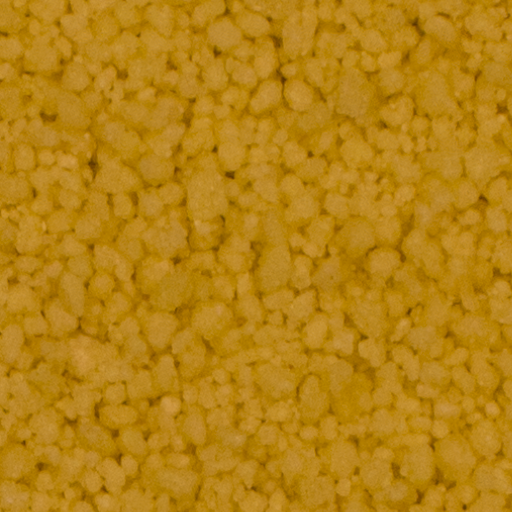
#> input picture images/textura1.png, 512 x 512 px; its folder holds only this picture in this run
$ jupyter execute --allow-errors 'Trabalho 4 - Notebook.ipynb'   (older library calls are emulated)
#> lines starting #> are read from the running program, lines starting #| are printed output that depends on the picture
17/06/2021

**Tiago Pereira Dall'Oca - 206341**

---

[cell 1]
from scipy import misc
from scipy import ndimage
from scipy.fft import ifftn
from scipy.spatial.distance import pdist
from scipy.ndimage import rotate
import cv2
import numpy as np
import matplotlib.pyplot as plt
import matplotlib.cm as cm
import math
from math import sqrt
import os
from skimage.feature import local_binary_pattern
from scipy.spatial.distance import euclidean
from dictances import bhattacharyya, chi_square
#> (the rest of this cell did not finish here and is left out)

# Introdução

Este trabalho foi desenvolvido utilizando a plataforma de prototipação e experimentção [Jupyter](https://jupyter.org). A intenção foi permitir que o trabalho fosse desenvolvido de forma gradual, já que as celulas são executadas uma por vez e os resultdados são obtidos de forma incremental.

Estou enviando, junto do pdf do notebook,o notebook original. A intenção é que a imagem de input pode ser alterada com bastante facilidade e basta rodar as células em sequência para obter os resultados discutidos.

## Imagens - Transformações de Cores

[cell 2]
folder_name = 'images/'
img_file_names = [folder_name + x for x in os.listdir(folder_name)]
img_file_names.sort()
img_file_names

[cell 3]
imgs = [cv2.imread(x, cv2.IMREAD_GRAYSCALE) for x in img_file_names]
#> imgs = 1 item

[cell 4]
for img in imgs:
    plt.figure()
    plt.imshow(img, 'gray')
#> this loop made 1 pass
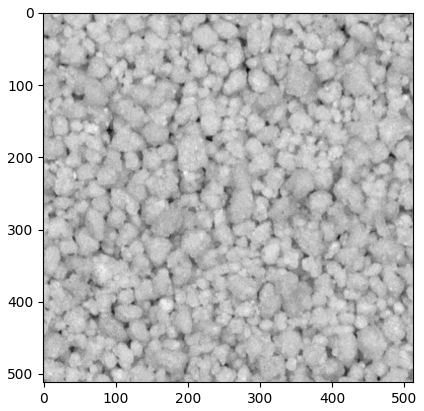
#> figure drawn by matplotlib, 1 panel

# Padrões Binários Locais

[cell 5]
p , r = 8, 1
lbps1 = [local_binary_pattern(x, p, r,).astype('int8') + 128 for x in imgs]
#> lbps1 = 1 item
for lbp in lbps1:
    plt.figure()
    plt.imshow(lbp, 'gray')
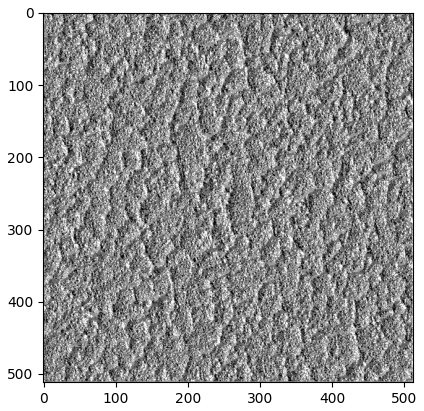
#> figure drawn by matplotlib, 1 panel

# Comparações entre imagens e texturas

## Novas imagens

[cell 6]
folder_name = 'custom_images/'
#> (the rest of this cell did not finish here and is left out)

[cell 7]
p , r = 8, 1
lbps1 = [local_binary_pattern(x, p, r,).astype('int8') + 128 for x in imgs]
for lbp in lbps1:
    plt.figure()
    plt.imshow(lbp, 'gray')

[cell 8]
n_bins = 32
hists_bins = [np.histogram(x, bins=n_bins, density=True) for x in lbps1]
#> hists_bins = 1 item

Ao que já podemos observar, os histogramas das texturas 1 e 2 são mais parecidos

[cell 9]
for hb in hists_bins:
    plt.figure()
    (h, b) = hb
    plt.bar(b[:-1], h, width=5)
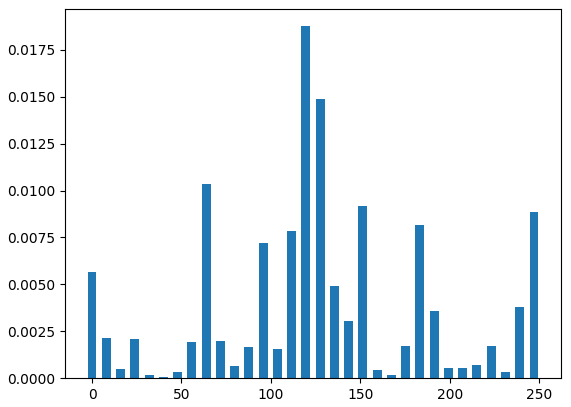
#> figure drawn by matplotlib, 1 panel; tallest bar 0.0188 high, from x = 117 to 122

Comparações entre as texturas 1 e 2

[cell 10]
textura1Dict = dict(zip(hists_bins[0][1], hists_bins[0][0]))
#> textura1Dict = 32 items
#> (the rest of this cell did not finish here and is left out)

$ run again, on images/textura2.png
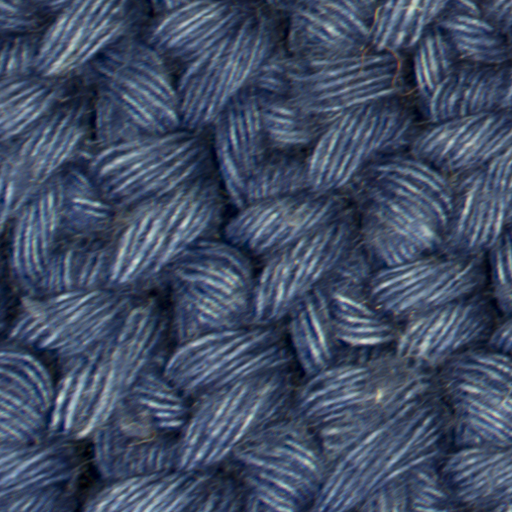
#> input picture images/textura2.png, 512 x 512 px
#> imgs = 1 item
#> the loop `for img in imgs:` made 1 pass
#> the loop `for lbp in lbps1:` made 1 pass
#> `[cell 5] p , r = 8, 1 lbps1 = [local_binary_pattern(x, p, r,).astype('..`:
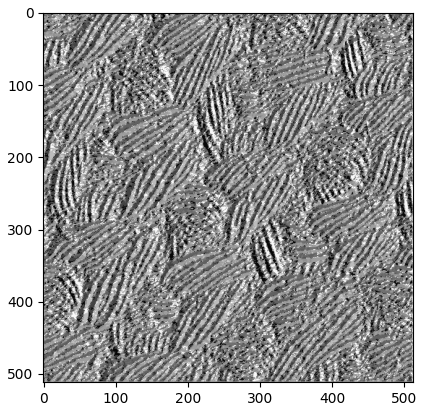
#> figure drawn by matplotlib, 1 panel
#> the loop `for hb in hists_bins:` made 1 pass
#> `[cell 9] for hb in hists_bins: plt.figure() (h, b) = hb plt.bar(b[:-1]..`:
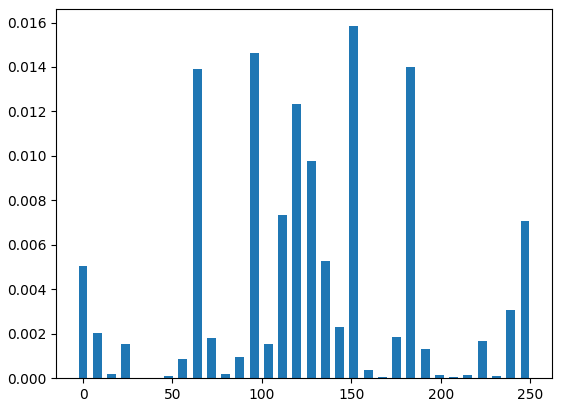
#> figure drawn by matplotlib, 1 panel; tallest bar 0.0158 high, from x = 148.9 to 153.9
#> textura1Dict = 32 items

$ run again, on images/textura3.png
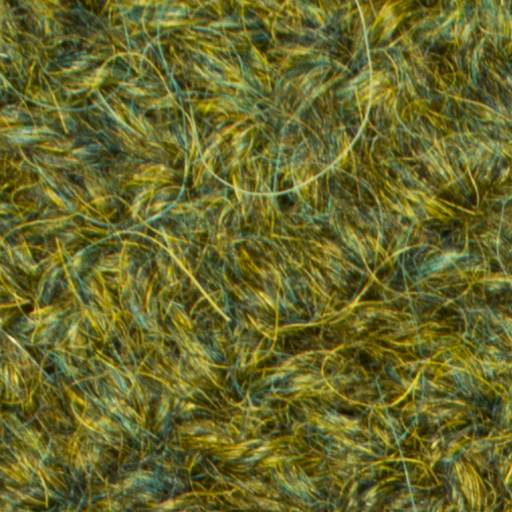
#> input picture images/textura3.png, 512 x 512 px
#> imgs = 1 item
#> the loop `for img in imgs:` made 1 pass
#> the loop `for lbp in lbps1:` made 1 pass
#> `[cell 5] p , r = 8, 1 lbps1 = [local_binary_pattern(x, p, r,).astype('..`:
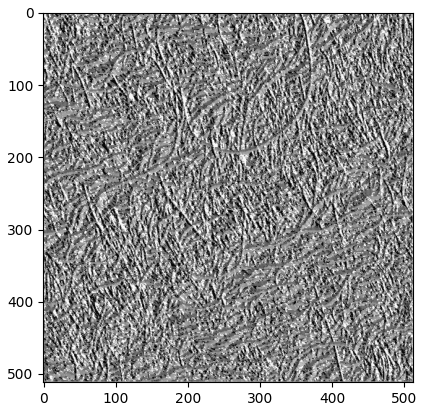
#> figure drawn by matplotlib, 1 panel
#> the loop `for hb in hists_bins:` made 1 pass
#> `[cell 9] for hb in hists_bins: plt.figure() (h, b) = hb plt.bar(b[:-1]..`:
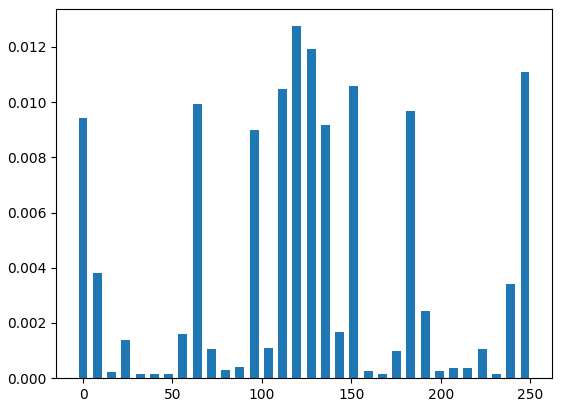
#> figure drawn by matplotlib, 1 panel; tallest bar 0.0127 high, from x = 117 to 122
#> textura1Dict = 32 items

$ run again, on images/textura4.png
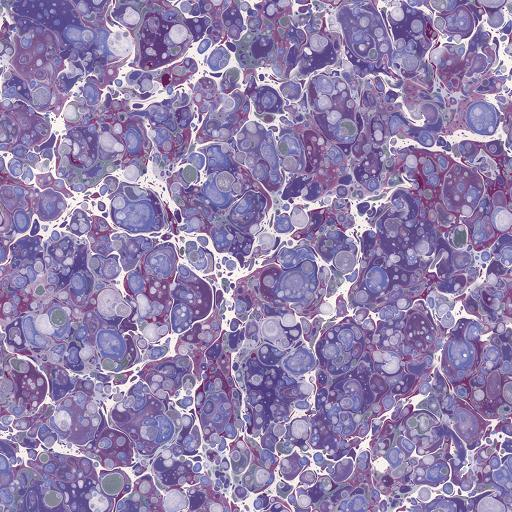
#> input picture images/textura4.png, 512 x 512 px
#> imgs = 1 item
#> the loop `for img in imgs:` made 1 pass
#> the loop `for lbp in lbps1:` made 1 pass
#> `[cell 5] p , r = 8, 1 lbps1 = [local_binary_pattern(x, p, r,).astype('..`:
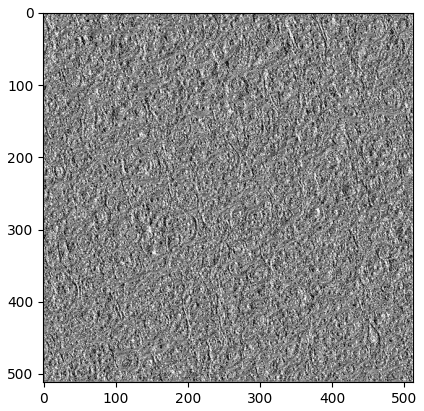
#> figure drawn by matplotlib, 1 panel
#> the loop `for hb in hists_bins:` made 1 pass
#> `[cell 9] for hb in hists_bins: plt.figure() (h, b) = hb plt.bar(b[:-1]..`:
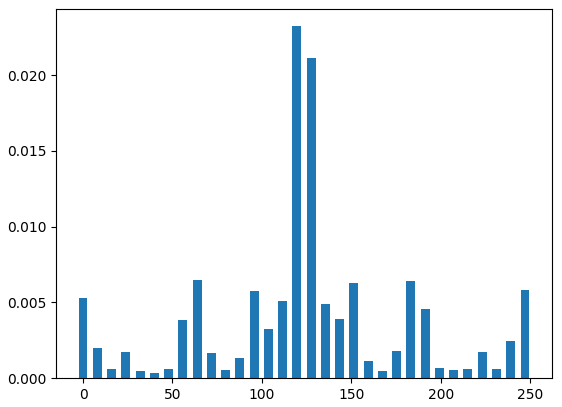
#> figure drawn by matplotlib, 1 panel; tallest bar 0.0232 high, from x = 117 to 122
#> textura1Dict = 32 items
